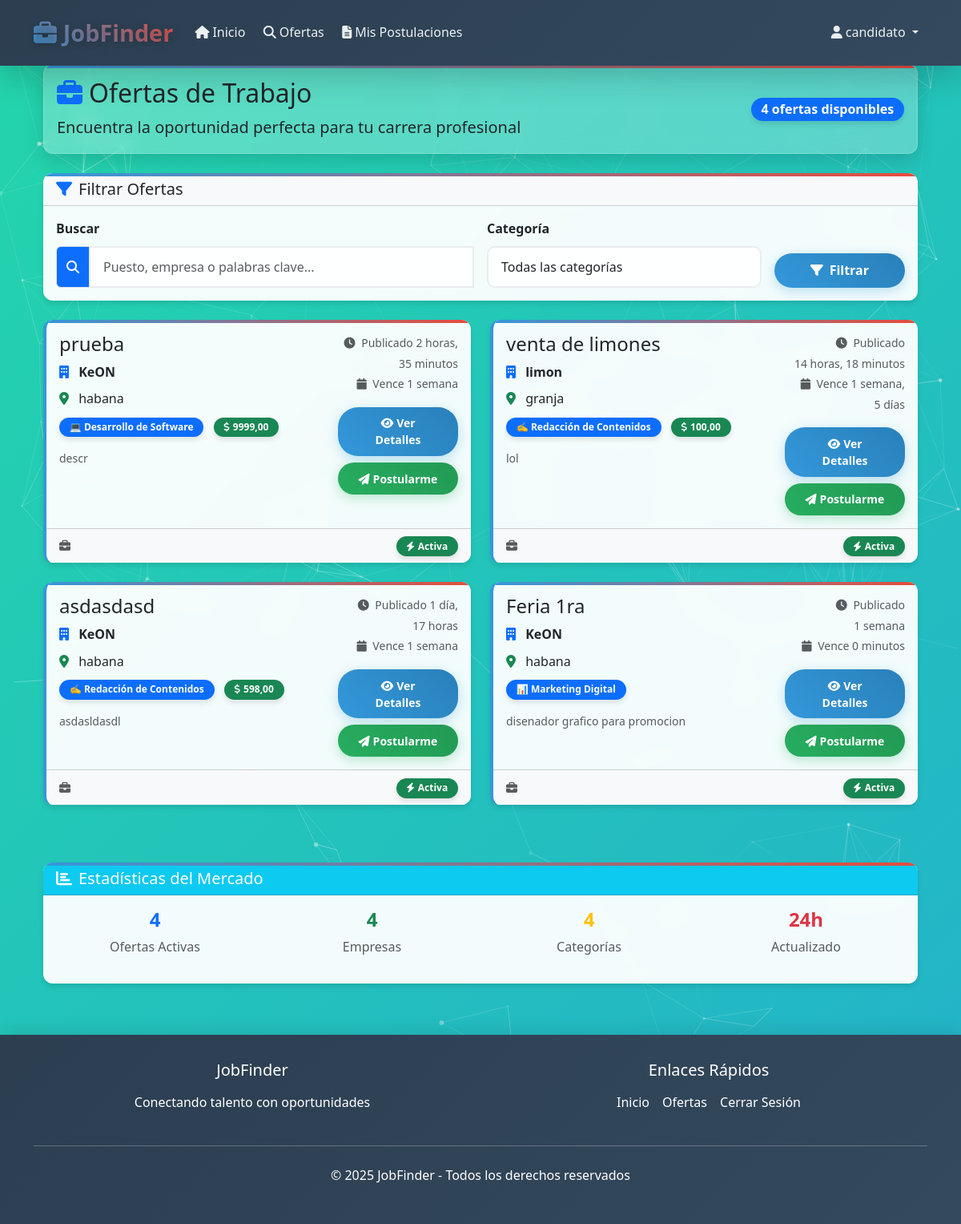
Screenshot of /offers/ (signed in) with the database file from the repository.
### core/models.py (models this page shows, shortened)
class JobOffer(models.Model):
    CATEGORY_CHOICES = [
        ('💻 Desarrollo de Software', '💻 Desarrollo de Software'),
        ('📊 Marketing Digital', '📊 Marketing Digital'),
        ('🎨 Diseño Gráfico', '🎨 Diseño Gráfico'),
        ('✍️ Redacción de Contenidos', '✍️ Redacción de Contenidos'),
    ]
    title = models.CharField(max_length=200)
    description = models.TextField()
    category = models.CharField(max_length=50, choices=CATEGORY_CHOICES)
    company = models.ForeignKey(Company, on_delete=models.CASCADE)
    location = models.CharField(max_length=200)
    salary = models.DecimalField(max_digits=10, decimal_places=2, null=True, blank=True)
    requirements = models.TextField()
    publication_date = models.DateTimeField(auto_now_add=True)
    deadline = models.DateField()
    is_active = models.BooleanField(default=True)
    class Meta:
        ordering = ['-publication_date']
    @property
    def is_expired(self):
        return self.deadline < timezone.now().date()

class Company(models.Model):
    user = models.OneToOneField(User, on_delete=models.CASCADE)
    name = models.CharField(max_length=200)
    description = models.TextField()
    location = models.CharField(max_length=200)
    website = models.URLField(blank=True)
    phone = models.CharField(max_length=20)
    created_at = models.DateTimeField(auto_now_add=True)

### core/views.py (the view)
# urls.py: path('offers/', views.job_offers, name='job_offers'),
@login_required
def job_offers(request):
    offers = JobOffer.objects.filter(
        is_active=True,
        deadline__gte=timezone.now().date()
    ).order_by('-publication_date')
    category = request.GET.get('category')
    search = request.GET.get('search')
    if category:
        offers = offers.filter(category=category)
    if search:
        offers = offers.filter(
            Q(title__icontains=search) |
            Q(description__icontains=search) |
            Q(company__name__icontains=search)
        )
    context = {'offers': offers}
    return render(request, 'core/offer_list.html', context)

### core/templates/core/offer_list.html (shortened to what this page needs)
{% extends 'base.html' %}
{% block content %}
<div class="container">
    <div class="row mb-4">
        <div class="col-12">
            <div class="card glass-card fade-in-up">
                <div class="card-body">
                    <div class="row align-items-center">
                        <div class="col-md-8">
                            <h1 class="h2 mb-2">
                                <i class="fas fa-briefcase me-2 text-primary"></i>Ofertas de Trabajo
                            </h1>
                            <p class="lead mb-0">Encuentra la oportunidad perfecta para tu carrera profesional</p>
                        </div>
                        <div class="col-md-4 text-end">
                            <span class="badge bg-primary fs-6">
                                {{ offers.count }} ofertas disponibles
                            </span>
                        </div>
                    </div>
                </div>
            </div>
        </div>
    </div>
    <div class="row mb-4">
        <div class="col-12">
            <div class="card fade-in-up">
                <div class="card-header bg-light">
                    <h5 class="mb-0">
                        <i class="fas fa-filter me-2 text-primary"></i>Filtrar Ofertas
                    </h5>
                </div>
                <div class="card-body">
                    <form method="get" class="row g-3">
                        <div class="col-md-6">
                            <label for="search" class="form-label fw-semibold">Buscar</label>
                            <div class="input-group">
                                <span class="input-group-text bg-primary text-white">
                                    <i class="fas fa-search"></i>
                                </span>
                                <input type="text" name="search" id="search"
                                       class="form-control"
                                       placeholder="Puesto, empresa o palabras clave..."
                                       value="{{ request.GET.search }}">
                            </div>
                        </div>
                        <div class="col-md-4">
                            <label for="category" class="form-label fw-semibold">Categoría</label>
                            <select name="category" id="category" class="form-select">
                                <option value="">Todas las categorías</option>
                            </select>
                        </div>
                        <div class="col-md-2 d-flex align-items-end">
                            <button type="submit" class="btn btn-primary w-100">
                                <i class="fas fa-filter me-2"></i>Filtrar
                            </button>
                        </div>
                    </form>
                </div>
            </div>
        </div>
    </div>
    <div class="row">
        <div class="col-12">
            {% if offers %}
                <div class="row">
                    {% for offer in offers %}
                    <div class="col-xl-6 col-lg-12 mb-4">
                        <div class="card offer-card h-100 fade-in-up">
                            <div class="card-body">
                                <div class="row">
                                    <div class="col-md-8">
                                        <h4 class="card-title mb-2">
                                            <a href="{% url 'job_offer_detail' offer.pk %}" class="text-decoration-none text-dark">
                                                {{ offer.title }}
                                            </a>
                                        </h4>
                                        <p class="card-text mb-2">
                                            <i class="fas fa-building me-2 text-primary"></i>
                                            <strong>{{ offer.company.name }}</strong>
                                        </p>
                                        <p class="card-text mb-2">
                                            <i class="fas fa-map-marker-alt me-2 text-success"></i>
                                            {{ offer.location }}
                                        </p>
                                        <div class="mb-3">
                                            <span class="badge bg-primary me-2">{{ offer.category }}</span>
                                            {% if offer.salary %}
                                            <span class="badge bg-success">
                                                <i class="fas fa-dollar-sign me-1"></i>{{ offer.salary }}
                                            </span>
                                            {% endif %}
                                        </div>
                                        <p class="card-text text-muted small">
                                            {{ offer.description|truncatewords:30 }}
                                        </p>
                                    </div>
                                    <div class="col-md-4 text-end">
                                        <div class="d-flex flex-column h-100">
                                            <div class="mb-auto">
                                                <small class="text-muted">
                                                    <i class="fas fa-clock me-1"></i>
                                                    Publicado {{ offer.publication_date|timesince }}
                                                </small>
                                                <br>
                                                <small class="text-muted">
                                                    <i class="fas fa-calendar me-1"></i>
                                                    Vence {{ offer.deadline|timeuntil }}
                                                </small>
                                            </div>
                                            <div class="mt-3">
                                                <a href="{% url 'job_offer_detail' offer.pk %}"
                                                   class="btn btn-primary btn-sm w-100 mb-2">
                                                    <i class="fas fa-eye me-1"></i>Ver Detalles
                                                </a>
                                                {% if user.is_authenticated and user.candidate %}
                                                <a href="{% url 'apply_to_offer' offer.pk %}"
                                                   class="btn btn-success btn-sm w-100">
                                                    <i class="fas fa-paper-plane me-1"></i>Postularme
                                                </a>
                                                {% endif %}
                                            </div>
                                        </div>
                                    </div>
                                </div>
                            </div>
                            <div class="card-footer bg-light">
                                <div class="row align-items-center">
                                    <div class="col-md-6">
                                        <small class="text-muted">
                                            <i class="fas fa-briefcase me-1"></i>
                                        </small>
                                    </div>
                                    <div class="col-md-6 text-end">
                                        {% if offer.is_expired %}
                                        <span class="badge bg-danger">
                                            <i class="fas fa-clock me-1"></i>Expirada
                                        </span>
                                        {% else %}
                                        <span class="badge bg-success">
                                            <i class="fas fa-bolt me-1"></i>Activa
                                        </span>
                                        {% endif %}
                                    </div>
                                </div>
                            </div>
                        </div>
                    </div>
                    {% endfor %}
                </div>
            {% endif %}
        </div>
    </div>
    <div class="row mt-5">
        <div class="col-12">
            <div class="card fade-in-up">
                <div class="card-header bg-info text-white">
                    <h5 class="mb-0">
                        <i class="fas fa-chart-bar me-2"></i>Estadísticas del Mercado
                    </h5>
                </div>
                <div class="card-body">
                    <div class="row text-center">
                        <div class="col-md-3 col-6 mb-3">
                            <h4 class="text-primary fw-bold">{{ offers.count }}</h4>
                            <p class="text-muted mb-0">Ofertas Activas</p>
                        </div>
                        <div class="col-md-3 col-6 mb-3">
                            <h4 class="text-success fw-bold">{{ offers|length }}</h4>
                            <p class="text-muted mb-0">Empresas</p>
                        </div>
                        <div class="col-md-3 col-6 mb-3">
                            <h4 class="text-warning fw-bold">4</h4>
                            <p class="text-muted mb-0">Categorías</p>
                        </div>
                        <div class="col-md-3 col-6 mb-3">
                            <h4 class="text-danger fw-bold">24h</h4>
                            <p class="text-muted mb-0">Actualizado</p>
                        </div>
                    </div>
                </div>
            </div>
        </div>
    </div>
</div>
{% endblock %}

### core/templates/base.html (shortened to what this page needs)
<!DOCTYPE html>
<html lang="es">
<head>
    <link href="https://cdn.jsdelivr.net/npm/bootstrap@5.3.0/dist/css/bootstrap.min.css" rel="stylesheet">
    <link rel="stylesheet" href="https://cdnjs.cloudflare.com/ajax/libs/font-awesome/6.4.0/css/all.min.css">
</head>
<body class="gradient-bg">
    <div class="particles-container" id="particles-js"></div>
    <nav class="navbar navbar-expand-lg navbar-dark">
        <div class="container">
            <a class="navbar-brand" href="{% url 'home' %}">
                <i class="fas fa-briefcase me-2"></i>JobFinder
            </a>
            <div class="collapse navbar-collapse" id="navbarNav">
                <ul class="navbar-nav me-auto">
                    <li class="nav-item">
                        <a class="nav-link" href="{% url 'home' %}">
                            <i class="fas fa-home me-1"></i>Inicio
                        </a>
                    </li>
                    <li class="nav-item">
                        <a class="nav-link" href="{% url 'job_offers' %}">
                            <i class="fas fa-search me-1"></i>Ofertas
                        </a>
                    </li>
                    {% if user.is_authenticated %}
                        {% if user.company %}
                            <li class="nav-item">
                                <a class="nav-link" href="{% url 'company_dashboard' %}">
                                    <i class="fas fa-building me-1"></i>Panel Empresa
                                </a>
                            </li>
                            <li class="nav-item">
                                <a class="nav-link" href="{% url 'create_job_offer' %}">
                                    <i class="fas fa-plus-circle me-1"></i>Publicar Oferta
                                </a>
                            </li>
                        {% elif user.candidate %}
                            <li class="nav-item">
                                <a class="nav-link" href="{% url 'my_applications' %}">
                                    <i class="fas fa-file-alt me-1"></i>Mis Postulaciones
                                </a>
                            </li>
                        {% endif %}
                    {% endif %}
                </ul>
                <ul class="navbar-nav">
                    {% if user.is_authenticated %}
                        <li class="nav-item dropdown">
                            <a class="nav-link dropdown-toggle" href="#" id="navbarDropdown" role="button" data-bs-toggle="dropdown">
                                <i class="fas fa-user me-1"></i>{{ user.username }}
                            </a>
                        </li>
                    {% endif %}
                </ul>
            </div>
        </div>
    </nav>
    <main class="container mb-5">
        {% block content %}
        {% endblock %}
    </main>
    <footer class="footer">
        <div class="container text-center">
            <div class="row">
                <div class="col-md-6">
                    <h5 class="mb-3">JobFinder</h5>
                    <p>Conectando talento con oportunidades</p>
                </div>
                <div class="col-md-6">
                    <h5 class="mb-3">Enlaces Rápidos</h5>
                    <div class="d-flex justify-content-center gap-3">
                        <a href="{% url 'home' %}" class="text-white text-decoration-none">Inicio</a>
                        <a href="{% url 'job_offers' %}" class="text-white text-decoration-none">Ofertas</a>
                        {% if user.is_authenticated %}
                            <a href="{% url 'logout' %}" class="text-white text-decoration-none">Cerrar Sesión</a>
                        {% else %}
                            <a href="{% url 'login' %}" class="text-white text-decoration-none">Iniciar Sesión</a>
                        {% endif %}
                    </div>
                </div>
            </div>
            <hr class="my-4 bg-light">
            <p>&copy; 2025 JobFinder - Todos los derechos reservados</p>
        </div>
    </footer>
</body>
</html>

### rows the page displays
JobOffer: title "prueba", company.name "KeON", location "habana", category "💻 Desarrollo de Software", salary "9999,00", description "descr", publication_date "2 horas, 35 minutos", deadline "1 semana", shows "Activa"
JobOffer: title "venta de limones", company.name "limon", location "granja", category "✍️ Redacción de Contenidos", salary "100,00", description "lol", publication_date "14 horas, 18 minutos", deadline "1 semana, 5 días", shows "Activa"
JobOffer: title "asdasdasd", company.name "KeON", location "habana", category "✍️ Redacción de Contenidos", salary "598,00", description "asdasldasdl", publication_date "1 día, 17 horas", deadline "1 semana", shows "Activa"
JobOffer: title "Feria 1ra", company.name "KeON", location "habana", category "📊 Marketing Digital", description "disenador grafico para promocion", publication_date "1 semana", deadline "0 minutos", shows "Activa"

### other values shown
{{ user.username }} "candidato"
{{ offers.count }} "4"
{{ offers|length }} "4"
